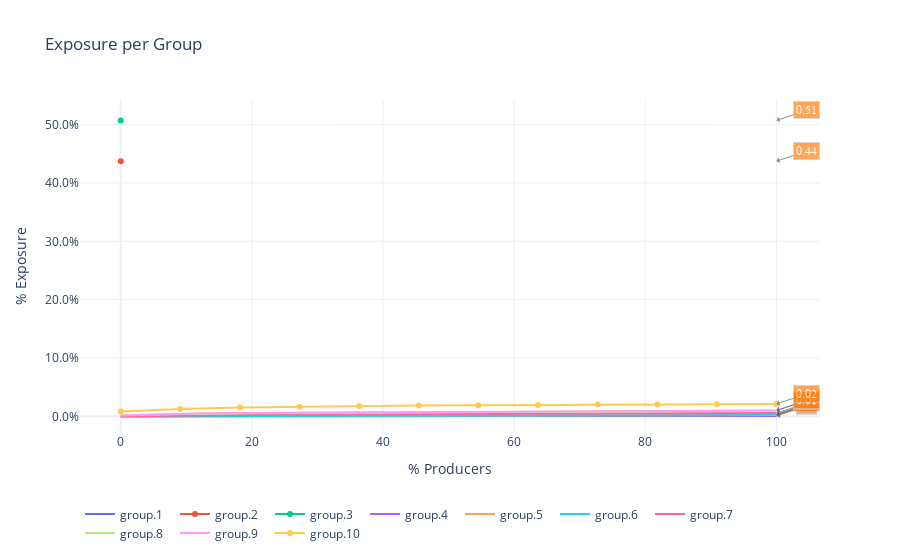

The code cell stored with this chart in its notebook:
### Code cell
fig = ex.show(kind='per_group_norm', column=fair_column)
fig.show()
#fig.write_image("exposure_per_group.png")
